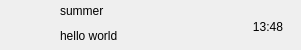
<?xml version="1.0" encoding="UTF-8"?>
<ui version="4.0">
    <class>ChatUserWidget</class>
    <widget class="QWidget" name="ChatUserWidget">
        <property name="geometry">
            <rect>
                <x>0</x>
                <y>0</y>
                <width>301</width>
                <height>50</height>
            </rect>
        </property>
        <property name="minimumSize">
            <size>
                <width>0</width>
                <height>50</height>
            </size>
        </property>
        <property name="maximumSize">
            <size>
                <width>16777215</width>
                <height>60</height>
            </size>
        </property>
        <property name="windowTitle">
            <string>ChatUserWidget</string>
        </property>
        <layout class="QHBoxLayout" name="horizontalLayout">
            <property name="spacing">
                <number>2</number>
            </property>
            <property name="leftMargin">
                <number>8</number>
            </property>
            <property name="topMargin">
                <number>2</number>
            </property>
            <property name="rightMargin">
                <number>8</number>
            </property>
            <property name="bottomMargin">
                <number>2</number>
            </property>
            <item>
                <widget class="QWidget" name="icon_wid" native="true">
                    <property name="minimumSize">
                        <size>
                            <width>50</width>
                            <height>50</height>
                        </size>
                    </property>
                    <property name="maximumSize">
                        <size>
                            <width>50</width>
                            <height>50</height>
                        </size>
                    </property>
                    <layout class="QVBoxLayout" name="verticalLayout">
                        <property name="spacing">
                            <number>0</number>
                        </property>
                        <property name="leftMargin">
                            <number>0</number>
                        </property>
                        <property name="topMargin">
                            <number>0</number>
                        </property>
                        <property name="rightMargin">
                            <number>0</number>
                        </property>
                        <property name="bottomMargin">
                            <number>0</number>
                        </property>
                        <item>
                            <widget class="QLabel" name="icon_lb">
                                <property name="minimumSize">
                                    <size>
                                        <width>45</width>
                                        <height>45</height>
                                    </size>
                                </property>
                                <property name="maximumSize">
                                    <size>
                                        <width>45</width>
                                        <height>45</height>
                                    </size>
                                </property>
                                <property name="text">
                                    <string/>
                                </property>
                            </widget>
                        </item>
                    </layout>
                </widget>
            </item>
            <item>
                <widget class="QWidget" name="user_info_wid" native="true">
                    <property name="minimumSize">
                        <size>
                            <width>0</width>
                            <height>50</height>
                        </size>
                    </property>
                    <property name="maximumSize">
                        <size>
                            <width>16777215</width>
                            <height>50</height>
                        </size>
                    </property>
                    <layout class="QVBoxLayout" name="verticalLayout_2">
                        <property name="spacing">
                            <number>7</number>
                        </property>
                        <property name="leftMargin">
                            <number>0</number>
                        </property>
                        <property name="topMargin">
                            <number>0</number>
                        </property>
                        <property name="rightMargin">
                            <number>0</number>
                        </property>
                        <property name="bottomMargin">
                            <number>7</number>
                        </property>
                        <item>
                            <widget class="QLabel" name="user_name_lb">
                                <property name="text">
                                    <string>summer</string>
                                </property>
                            </widget>
                        </item>
                        <item>
                            <widget class="QLabel" name="user_chat_lb">
                                <property name="text">
                                    <string>hello world</string>
                                </property>
                            </widget>
                        </item>
                    </layout>
                </widget>
            </item>
            <item>
                <widget class="QWidget" name="time_wid" native="true">
                    <property name="minimumSize">
                        <size>
                            <width>50</width>
                            <height>50</height>
                        </size>
                    </property>
                    <property name="maximumSize">
                        <size>
                            <width>50</width>
                            <height>50</height>
                        </size>
                    </property>
                    <layout class="QVBoxLayout" name="verticalLayout_3">
                        <property name="spacing">
                            <number>0</number>
                        </property>
                        <property name="leftMargin">
                            <number>0</number>
                        </property>
                        <property name="topMargin">
                            <number>0</number>
                        </property>
                        <property name="rightMargin">
                            <number>0</number>
                        </property>
                        <property name="bottomMargin">
                            <number>0</number>
                        </property>
                        <item>
                            <widget class="QLabel" name="time_lb">
                                <property name="text">
                                    <string>13:48</string>
                                </property>
                                <property name="alignment">
                                    <set>Qt::AlignCenter</set>
                                </property>
                            </widget>
                        </item>
                    </layout>
                </widget>
            </item>
        </layout>
    </widget>
    <resources/>
    <connections/>
</ui>
